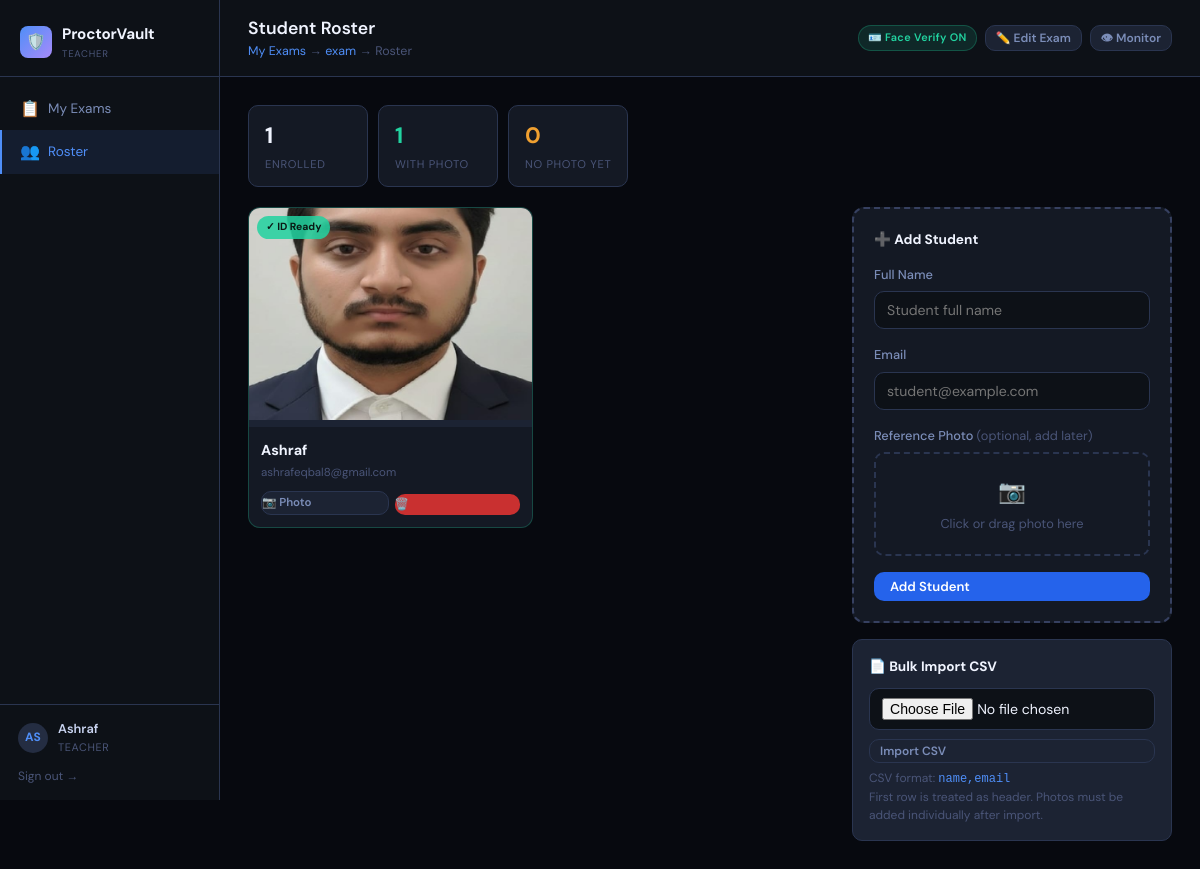
The page /teacher/exam/4d23a24d-66c8-4d96-b32e-f8b62472937f/roster (signed in) on the database its author committed.
### tables this page shows
CREATE TABLE enrolled_students (
        id          INTEGER PRIMARY KEY AUTOINCREMENT,
        exam_id     TEXT NOT NULL,
        name        TEXT NOT NULL,
        email       TEXT NOT NULL,
        photo       TEXT DEFAULT '',
        embedding   TEXT DEFAULT '',
        enrolled_at TEXT DEFAULT (datetime('now')),
        enrolled_by INTEGER,
        UNIQUE(exam_id, email),
        FOREIGN KEY(exam_id) REFERENCES exams(id)
    );

CREATE TABLE exams (
        id TEXT PRIMARY KEY, title TEXT NOT NULL, description TEXT,
        teacher_id INTEGER NOT NULL, exam_code TEXT UNIQUE NOT NULL,
        duration_mins INTEGER DEFAULT 60, max_attempts INTEGER DEFAULT 1,
        shuffle_q INTEGER DEFAULT 1,
        status TEXT DEFAULT 'draft' CHECK(status IN ('draft','active','closed')),
        created_at TEXT DEFAULT (datetime('now')),
        starts_at TEXT, ends_at TEXT,
        face_verify_enabled INTEGER DEFAULT 0,
        face_verify_thresh REAL DEFAULT 0.72,
        face_fail_limit INTEGER DEFAULT 3,
        FOREIGN KEY(teacher_id) REFERENCES users(id)
    );

### server.py (the view)
@app.route("/teacher/exam/<exam_id>/roster")
@login_required(["teacher","admin"])
def exam_roster(exam_id):
    exam     = db_one("SELECT * FROM exams WHERE id=?",(exam_id,))
    if not exam: return "Not found",404
    students = db_query("SELECT * FROM enrolled_students WHERE exam_id=? ORDER BY name",(exam_id,))
    return render_template("teacher/roster.html", exam=exam, students=students, user=session)

### server.py (called while the page is built)
def get_db():
    c = sqlite3.connect(DB_PATH, check_same_thread=False)
    c.row_factory = sqlite3.Row
    return c

def db_query(sql, params=()):
    with db_lock:
        conn = get_db(); c = conn.cursor()
        c.execute(sql, params); rows = c.fetchall()
        conn.close(); return [dict(r) for r in rows]

def db_one(sql, params=()):
    r = db_query(sql, params); return r[0] if r else None

def login_required(roles=None):
    def decorator(f):
        @wraps(f)
        def wrapper(*args, **kwargs):
            if 'user_id' not in session: return redirect(url_for('login_page'))
            if roles and session.get('role') not in roles: return redirect(url_for('dashboard'))
            return f(*args, **kwargs)
        return wrapper
    return decorator

### templates/teacher/roster.html (shortened to what this page needs)
{% extends "base.html" %}
{% block body %}
<div class="app-shell">
  <div class="sidebar">
    <div class="sidebar-logo"><div class="logo-mark">🛡️</div><div><span>ProctorVault</span><sub>Teacher</sub></div></div>
    <div class="nav-section">
      <a class="nav-item" href="/teacher"><span class="icon">📋</span>My Exams</a>
      <a class="nav-item active" href="#"><span class="icon">👥</span>Roster</a>
    </div>
    <div class="sidebar-footer">
      <div class="sidebar-user"><div class="av">{{ user.name[:2].upper() }}</div><div class="info"><div class="name">{{ user.name }}</div><div class="role">{{ user.role }}</div></div></div>
      <a href="/logout" style="display:block;margin-top:10px;font-size:.75rem;color:var(--text3);">Sign out →</a>
    </div>
  </div>
  <div class="main-area">
    <div class="topbar">
      <div>
        <h2>Student Roster</h2>
        <div class="breadcrumb">
          <a href="/teacher">My Exams</a> →
          <a href="/teacher/exam/{{ exam.id }}/edit">{{ exam.title }}</a> →
          Roster
        </div>
      </div>
      <div style="display:flex;gap:8px;">
        {% if exam.face_verify_enabled %}
        <span class="badge badge-green">🪪 Face Verify ON</span>
        {% else %}
        <span class="badge badge-gray">🪪 Face Verify OFF</span>
        {% endif %}
        <a href="/teacher/exam/{{ exam.id }}/edit" class="btn btn-ghost btn-sm">✏️ Edit Exam</a>
        <a href="/teacher/exam/{{ exam.id }}/monitor" class="btn btn-ghost btn-sm">👁 Monitor</a>
      </div>
    </div>
    <div class="page-content">
      {% set imported = request.args.get('imported') %}
      {% set with_photo = students | selectattr('embedding') | list %}
      <div class="roster-stats">
        <div class="rs-box"><div class="rs-val">{{ students|length }}</div><div class="rs-lbl">Enrolled</div></div>
        <div class="rs-box"><div class="rs-val" style="color:var(--green)">{{ with_photo|length }}</div><div class="rs-lbl">With Photo</div></div>
        <div class="rs-box"><div class="rs-val" style="color:var(--amber)">{{ students|length - with_photo|length }}</div><div class="rs-lbl">No Photo Yet</div></div>
      </div>
      <div style="display:grid;grid-template-columns:1fr 320px;gap:20px;align-items:start;">
        <div>
          <div class="stu-grid" id="stu-grid">
            {% for s in students %}
            <div class="stu-card {{ 'has-photo' if s.embedding else 'no-photo' }}" id="sc-{{ s.id }}">
              <div class="stu-photo" id="sphoto-{{ s.id }}">
                {% if s.photo %}
                <img src="/uploads/enrolled/{{ s.photo }}" alt="{{ s.name }}" id="simg-{{ s.id }}">
                {% else %}
                <div class="stu-photo-empty" id="simg-{{ s.id }}">
                  <div class="icon">📷</div>
                  <p>No photo yet</p>
                </div>
                {% endif %}
                <span class="photo-status-badge {{ 'badge-verified' if s.embedding else 'badge-no-photo' }}">
                  {{ '✓ ID Ready' if s.embedding else '⚠ No Photo' }}
                </span>
              </div>
              <div class="stu-body">
                <div class="stu-name">{{ s.name }}</div>
                <div class="stu-email" title="{{ s.email }}">{{ s.email }}</div>
                <div class="stu-actions">
                  <label class="btn btn-ghost btn-sm" for="photo-inp-{{ s.id }}" style="cursor:pointer;">
                    📷 Photo
                  </label>
                  <form method="POST" action="/teacher/exam/{{ exam.id }}/roster/delete/{{ s.id }}"
                        style="flex:1;" onsubmit="return confirm('Remove {{ s.name }}?')">
                    <button type="submit" class="btn btn-danger btn-sm" style="width:100%;">🗑️</button>
                  </form>
                </div>
              </div>
            </div>
            {% endfor %}
          </div>
        </div>
        <div style="display:flex;flex-direction:column;gap:16px;position:sticky;top:20px;">
          <div class="add-card">
            <h4>➕ Add Student</h4>
            <form method="POST" action="/teacher/exam/{{ exam.id }}/roster/add" enctype="multipart/form-data">
              <div class="form-group">
                <label class="form-label">Full Name</label>
                <input class="form-input" type="text" name="name" placeholder="Student full name" required>
              </div>
              <div class="form-group">
                <label class="form-label">Email</label>
                <input class="form-input" type="email" name="email" placeholder="student@example.com" required>
              </div>
              <div class="form-group">
                <label class="form-label">Reference Photo <span style="color:var(--text3);font-weight:400;">(optional, add later)</span></label>
                <div class="photo-drop-zone" id="add-drop-zone">
                  <div style="color:var(--text3);font-size:.8rem;">
                    <div style="font-size:1.4rem;margin-bottom:4px;">📷</div>
                    Click or drag photo here
                  </div>
                </div>
              </div>
              <button class="btn btn-primary" type="submit" style="width:100%;">Add Student</button>
            </form>
          </div>
          <div class="csv-section">
            <div style="font-size:.85rem;font-weight:700;color:var(--text0);margin-bottom:10px;">📄 Bulk Import CSV</div>
            <form method="POST" action="/teacher/exam/{{ exam.id }}/roster/csv" enctype="multipart/form-data">
              <input class="form-input" type="file" name="csv_file" accept=".csv,.txt" style="margin-bottom:8px;">
              <button class="btn btn-ghost btn-sm" type="submit" style="width:100%;">Import CSV</button>
            </form>
            <div class="csv-hint">
              CSV format: <code style="color:var(--accent)">name,email</code><br>
              First row is treated as header. Photos must be added individually after import.
            </div>
          </div>
        </div>
      </div>
    </div>
  </div>
</div>
{% endblock %}

### templates/base.html (style rules this page uses)
:root { --bg0: #07090f; --bg1: #0d1117; --bg2: #141924; --bg3: #1c2333; --bg4: #242d42; --border: #2a3550; --border2: #364060; --text0: #f0f4ff; --text1: #c8d3f0; --text2: #7b8db8; --text3: #4a5578; --accent: #4f8ef7; --accent2: #2563eb; --green: #22d3a0; --green2: #16a37a; --red: #f05a5a; --red2: #c93030; --amber: #f0a030; --amber2: #c07818; --purple: #a78bfa; --radius: 10px; --radius2: 14px; --shadow: 0 4px 24px rgba(0,0,0,.5); --font: 'DM Sans', sans-serif; --mono: 'Space Mono', monospace; }
*, *::before, *::after { box-sizing: border-box; margin:0; padding:0; }
html { scroll-behavior: smooth; }
body { font-family: var(--font); background: var(--bg0); color: var(--text1); min-height: 100vh; font-size: 15px; line-height: 1.6; overflow-x: hidden; }
a { color: var(--accent); text-decoration: none; }
.app-shell { display: flex; min-height: 100vh; }
.sidebar { width: 220px; min-width: 200px; background: var(--bg1); border-right: 1px solid var(--border); display: flex; flex-direction: column; position: sticky; top: 0; height: 100vh; overflow-y: auto; }
.sidebar-logo { padding: 22px 20px 14px; display: flex; align-items: center; gap: 10px; border-bottom: 1px solid var(--border); }
.sidebar-logo .logo-mark { width: 32px; height: 32px; border-radius: 8px; background: linear-gradient(135deg, var(--accent), var(--purple)); display: flex; align-items: center; justify-content: center; font-size: 16px; flex-shrink: 0; }
.sidebar-logo span { font-size: .95rem; font-weight: 700; color: var(--text0); letter-spacing: -.01em; }
.sidebar-logo sub { font-size: .6rem; color: var(--text3); display: block; letter-spacing: .08em; text-transform: uppercase; }
.nav-section { padding: 10px 0; }
.nav-item { display: flex; align-items: center; gap: 10px; padding: 9px 18px; font-size: .85rem; color: var(--text2); cursor: pointer; transition: all .15s; border-left: 2px solid transparent; text-decoration: none; }
.nav-item.active { background: rgba(79,142,247,.1); color: var(--accent); border-left-color: var(--accent); }
.nav-item .icon { font-size: 1rem; width: 18px; text-align: center; }
.sidebar-footer { margin-top: auto; padding: 14px 18px; border-top: 1px solid var(--border); }
.sidebar-user { display: flex; align-items: center; gap: 10px; }
.sidebar-user .av { width: 30px; height: 30px; border-radius: 50%; background: var(--bg4); display: flex; align-items: center; justify-content: center; font-size: .75rem; font-weight: 700; color: var(--accent); flex-shrink: 0; }
.sidebar-user .info .name { font-size: .8rem; font-weight: 600; color: var(--text1); }
.sidebar-user .info .role { font-size: .68rem; color: var(--text3); text-transform: uppercase; letter-spacing: .06em; }
.main-area { flex: 1; display: flex; flex-direction: column; min-width: 0; overflow: auto; }
.topbar { background: var(--bg1); border-bottom: 1px solid var(--border); padding: 14px 28px; display: flex; align-items: center; justify-content: space-between; gap: 12px; position: sticky; top: 0; z-index: 40; }
.topbar h2 { font-size: 1.1rem; font-weight: 600; color: var(--text0); }
.topbar .breadcrumb { font-size: .78rem; color: var(--text3); }
.page-content { padding: 28px; flex: 1; }
.btn { display: inline-flex; align-items: center; gap: 6px; padding: 8px 16px; border: none; border-radius: var(--radius); font-size: .82rem; font-weight: 600; cursor: pointer; transition: all .15s; font-family: var(--font); line-height: 1; white-space: nowrap; }
.btn-primary { background: var(--accent2); color: #fff; }
.btn-danger { background: var(--red2); color: #fff; }
.btn-ghost { background: var(--bg3); color: var(--text2); border: 1px solid var(--border); }
.btn-sm { padding: 5px 10px; font-size: .75rem; }
.badge { display: inline-flex; align-items: center; gap: 5px; padding: 3px 9px; border-radius: 999px; font-size: .68rem; font-weight: 600; white-space: nowrap; letter-spacing: .03em; }
.badge-green { background: rgba(34,211,160,.12); color: var(--green); border: 1px solid rgba(34,211,160,.25); }
.form-group { margin-bottom: 16px; }
.form-label { display: block; font-size: .8rem; font-weight: 500; color: var(--text2); margin-bottom: 6px; }
.form-input, .form-select, .form-textarea { width: 100%; background: var(--bg1); border: 1px solid var(--border); color: var(--text0); padding: 9px 12px; border-radius: var(--radius); font-size: .88rem; font-family: var(--font); outline: none; transition: border .2s; }

### rows shown on the page
enrolled_students: name "Ashraf", photo (picture), embedding "✓ ID Ready", email "ashrafeqbal8@gmail.com"
exams: title "exam"

### other values the page prints
{{ user.name[:2].upper() }} "AS"
{{ user.role }} "TEACHER"
{{ students|length }} "1"
{{ with_photo|length }} "1"
{{ students|length - with_photo|length }} "0"
